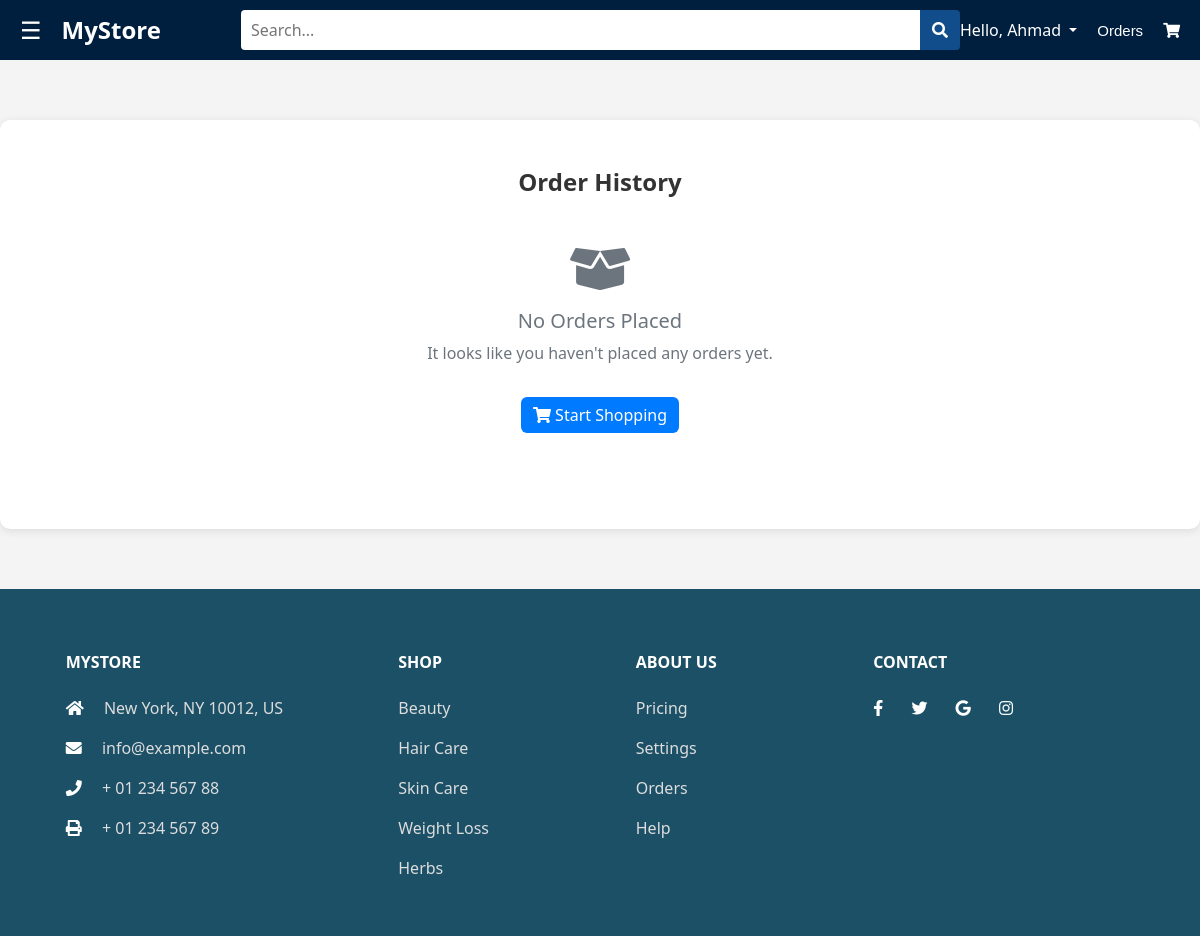
/orders-history/ (signed in), run on an earlier commit of the app's database.
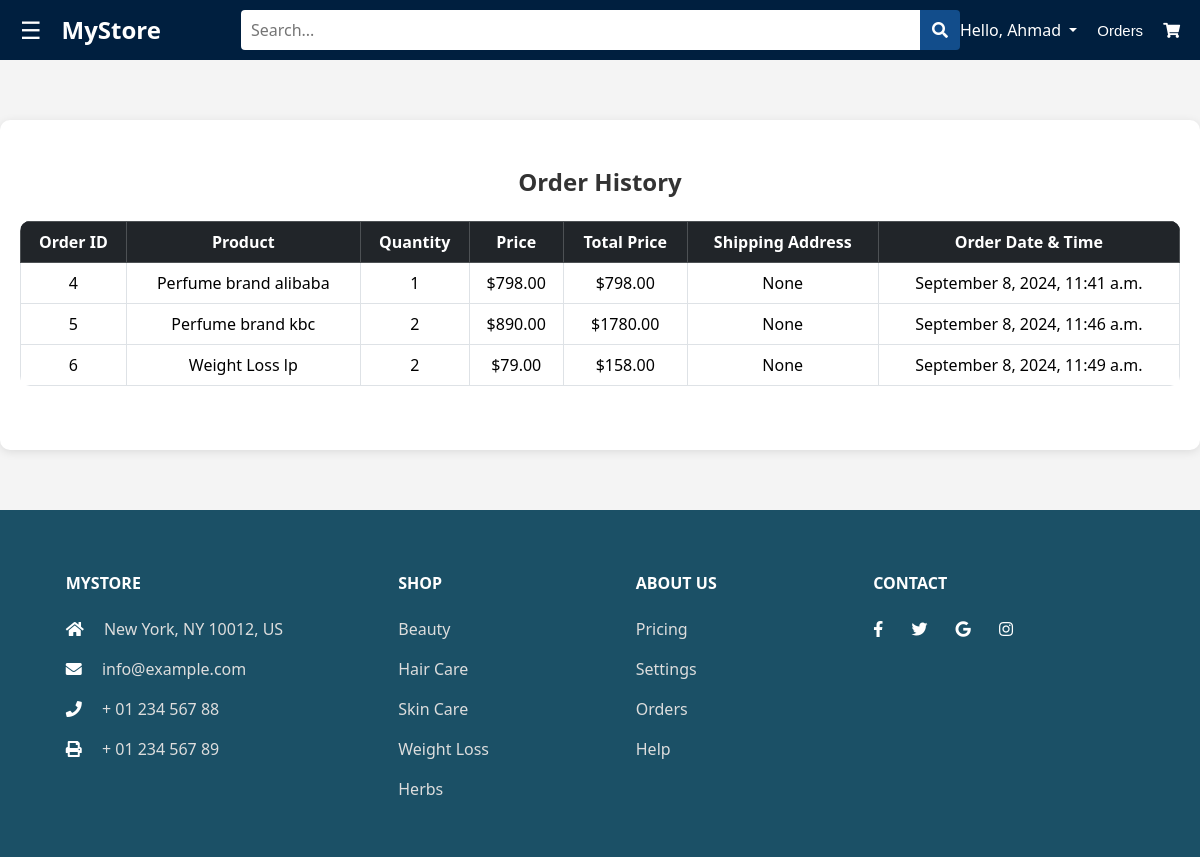
And on a later commit of the database.
### shop/models.py (models this page shows, shortened)
class Category(models.Model):
    name = models.CharField(max_length=100, unique=True)
    image = models.ImageField(upload_to='products/', default='products/default.jpg')

class Order(models.Model):
    user = models.ForeignKey(CustomUser, on_delete=models.CASCADE)
    product = models.ForeignKey(Product, on_delete=models.CASCADE)
    order_date = models.DateTimeField(auto_now_add=True)
    quantity = models.PositiveIntegerField(default=1)
    shipping_address = models.TextField(default=True)
    payment_method = models.CharField(max_length=50)

class Product(models.Model):
    name = models.CharField(max_length=200, null=True)
    description = models.CharField(max_length=200, null=True)
    price = models.DecimalField(max_digits=10, decimal_places=2, null=True)
    image = models.ImageField(upload_to='products/', default='products/products2.jpg')
    category = models.ForeignKey(Category, on_delete=models.CASCADE, null=True, blank=True)
    subcategory = models.ForeignKey(SubCategory, on_delete=models.CASCADE, null=True, blank=True)
    slug = models.SlugField(max_length=100, unique=True, null=True, blank=True)

### shop/views.py (the view)
# urls.py: path('orders-history/', OrderHistoryView.as_view(), name='orders-history'),
class OrderHistoryView(View):
    template_name = 'shop/order_history.html'
    def get(self, request):
        user = request.user
        if user.is_authenticated:
            orders = Order.objects.filter(user=user)
            for order in orders:
                order.total_price = order.product.price * order.quantity
        else:
            return redirect('login')
        context = {
            'user': user,
            'orders': orders,
        }
        return render(request, self.template_name, context)

### shop/context_processors.py (called while the page is built)
def categories(request):
    from .models import Category
    categories = Category.objects.all()
    return {'categories': categories}

### shop/templates/shop/order_history.html (shortened to what this page needs)
{% extends 'shop/base.html' %}
{% block content %}
<html lang="en">
<head>
    {% load static %}
    <link rel="stylesheet" type="text/css" href="{% static 'shop/css/order_history.css' %}">
</head>
<body>
<div class="order-history container py-5">
    <h4 class="text-center mb-4">Order History</h4>
    {% if orders %}
    <table class="table table-bordered table-hover">
        <thead class="table-dark">
        <tr>
            <th>Order ID</th>
            <th>Product</th>
            <th>Quantity</th>
            <th>Price</th>
            <th>Total Price</th>
            <th>Shipping Address</th>
            <th>Order Date & Time</th>
        </tr>
        </thead>
        <tbody>
        {% for order in orders %}
        <tr>
            <td>{{ order.id }}</td>
            <td>{{ order.product.name }}</td>
            <td>{{ order.quantity }}</td>
            <td>${{ order.product.price }}</td>
            <td>${{ order.total_price }}</td>
            <td>{{ order.shipping_address }}</td>
            <td>{{ order.order_date|date:"F j, Y, g:i a" }}</td>
        </tr>
        {% endfor %}
        </tbody>
    </table>
    {% else %}
    <div class="text-center my-5">
        <i class="fas fa-box-open fa-3x mb-3 text-muted"></i>
        <h5 class="text-muted">No Orders Placed</h5>
        <p class="text-muted">It looks like you haven't placed any orders yet.</p>
        <a href="{% url 'index' %}" class="btn btn-primary mt-3">
            <i class="fas fa-shopping-cart"></i> Start Shopping
        </a>
    </div>
    {% endif %}
</div>
{% endblock %}

### shop/templates/shop/base.html (shortened to what this page needs)
<!DOCTYPE html>
<html lang="en">
<head>
    {% load static %}
    <link href="https://cdn.jsdelivr.net/npm/bootstrap-icons/font/bootstrap-icons.css" rel="stylesheet">
    <link rel="stylesheet" href="https://cdnjs.cloudflare.com/ajax/libs/font-awesome/5.15.3/css/all.min.css">
    <link href="https://cdn.jsdelivr.net/npm/bootstrap@5.3.2/dist/css/bootstrap.min.css" rel="stylesheet">
    <link rel="stylesheet" type="text/css" href="{% static 'shop/css/index.css' %}">
</head>
<body>
    <header class="header">
        <div>
            <span class="menu-icon" onclick="openNav()">&#9776;</span>
        </div>
        <a href="{% url 'index' %}" class="logo">MyStore</a>
        <form action="{% url 'custom_search' %}" class="search-bar">
            <input type="text" class="search-input" name="form" placeholder="Search..." required>
            <button type="submit" class="search-button"><i class="fa fa-search"></i></button>
        </form>
        {% if user.is_authenticated %}
        <ul class="navbar-nav ml-auto">
            <li class="nav-item dropdown">
                <a class="nav-link dropdown-toggle" href="#" id="navbarDropdown" role="button" data-bs-toggle="dropdown" aria-expanded="false">
                    Hello, {{ user.first_name }}
                </a>
            </li>
        </ul>
        {% else %}
        <ul class="header-links">
            <li><a href="{% url 'login' %}">Login</a></li>
            <li>|</li>
            <li><a style="margin-left:0px;" href="{% url 'register' %}">Sign up</a></li>
        </ul>
        {% endif %}
        <ul class="header-links">
            <li><a href="{% url 'orders-history' %}">Orders</a></li>
            <li><a href="{% url 'cart_view' %}"><i class="fas fa-shopping-cart"></i></a></li>
        </ul>
    </header>
    <main>
        {% block content %}
        {% endblock content %}
    </main>
    <footer class="text-center text-lg-start text-muted mt-5">
        <section class="text-color p-3 nd">
            <div class="container text-center text-md-start mt-5">
                <div class="row mt-3">
                    <div class="col-md-4 col-lg-3 col-xl-3 mx-auto mb-md-0 mb-4">
                        <h6 class="text-uppercase fw-bold mb-4">MyStore</h6>
                        <p><i class="fas fa-home me-3"></i> New York, NY 10012, US</p>
                        <p><i class="fas fa-envelope me-3"></i> info@example.com</p>
                        <p><i class="fas fa-phone me-3"></i> + 01 234 567 88</p>
                        <p><i class="fas fa-print me-3"></i> + 01 234 567 89</p>
                    </div>
                    <div class="col-md-2 col-lg-2 col-xl-2 mx-auto mb-4">
                        <h6 class="text-uppercase fw-bold mb-4">Shop</h6>
                        {% for category in categories %}
                        <p><a href="#!" class="text-reset">{{ category.name }}</a></p>
                        {% endfor %}
                    </div>
                    <div class="col-md-3 col-lg-2 col-xl-2 mx-auto mb-4">
                        <h6 class="text-uppercase fw-bold mb-4">About Us</h6>
                        <p><a href="#!" class="text-reset">Pricing</a></p>
                        <p><a href="#!" class="text-reset">Settings</a></p>
                        <p><a href="#!" class="text-reset">Orders</a></p>
                        <p><a href="#!" class="text-reset">Help</a></p>
                    </div>
                    <div class="col-md-3 col-lg-4 col-xl-3 mx-auto mb-4">
                        <h6 class="text-uppercase fw-bold mb-4">Contact</h6>
                        <a href="" class="me-4 text-reset"><i class="fab fa-facebook-f"></i></a>
                        <a href="" class="me-4 text-reset"><i class="fab fa-twitter"></i></a>
                        <a href="" class="me-4 text-reset"><i class="fab fa-google"></i></a>
                        <a href="" class="me-4 text-reset"><i class="fab fa-instagram"></i></a>
                    </div>
                </div>
            </div>
        </section>
    </footer>
</body>
</html>

What changed in the data, as far as the page shows it:
added Order: id "4", product.name "Perfume brand alibaba", quantity "1", product.price "798.00", total_price "798.00", shipping_address "None", order_date "September 8, 2024, 11:41 a.m."
added Order: id "5", product.name "Perfume brand kbc", quantity "2", product.price "890.00", total_price "1780.00", shipping_address "None", order_date "September 8, 2024, 11:46 a.m."
added Order: id "6", product.name "Weight Loss lp", quantity "2", product.price "79.00", total_price "158.00", shipping_address "None", order_date "September 8, 2024, 11:49 a.m."
Also different on the page:
text no longer shown: "No Orders Placed It looks like you haven't placed any orders yet. Start Shopping"
text now shown: "Order ID Product Quantity Price Total Price Shipping Address Order Date & Time"
